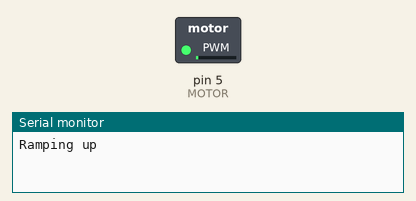
Recording of a sketch running on a simulated Arduino Uno, built with avr-gcc and run on an emulated ATmega328P. Shown: switched loads named in the sketch (green lamp = pin HIGH), the last lines printed to the serial monitor.

Above: at 0.05 s.
At 2.15 s:
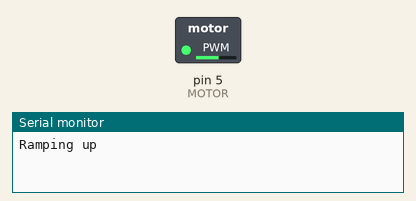
At 3.45 s:
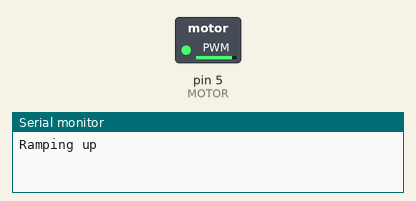
At 6.9 s:
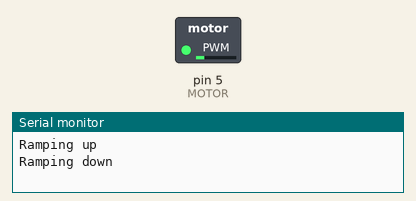
Timing chart, 0 to 10.1 s (numbered marks = the images above):
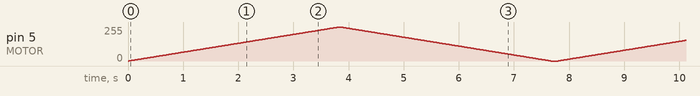

The sketch:

MotorTestSketch.ino
```cpp
// Harris Ransom, Connor Perrin, Kalash Kapadia
// PLTW EDD Condurso Class 7

const byte MOTOR = 5;
const int DELAY_TIME = 5000;
short motorSpeed = 0;

// Setup
void setup() {
  pinMode(MOTOR, OUTPUT);
  Serial.begin(9600);
}

// Loop
void loop() {
  // Digital On/Off
  /*digitalWrite(MOTOR, HIGH);
  Serial.println("Motor ON");
  delay(DELAY_TIME);
  digitalWrite(MOTOR, LOW);
  Serial.println("Motor OFF");
  delay(DELAY_TIME);*/

  // Analog Ramp-Up/Ramp-Down
  Serial.println("Ramping up");
  for (int i=0; i<256; i++) {
    analogWrite(MOTOR, i);
    delay(15);
  }
  Serial.println("Ramping down");
  for (int i=255; i >= 0; i--) {
    analogWrite(MOTOR, i);
    delay(15);
  }

  delay(100);
}
```
